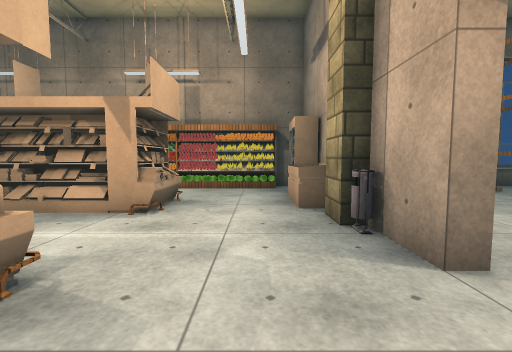
view 1 (above)

22 first-person views from a walk through a Unity game level. The camera is 1.2 m above the floor, tilts 4° down and sees 90° across. The floor is counted in squares, 1 m on a side. Each view is taken from the middle of a square. On the plan, view 1 faces up. The plan holds only what a view shows up to about 12 squares ahead; the rest is blank. The place goes on beyond the plan. The player is left out. Some animated figures are not drawn. Door leaves are left out, so doorways stand open. Some surface patterns are stand-ins.

view 2
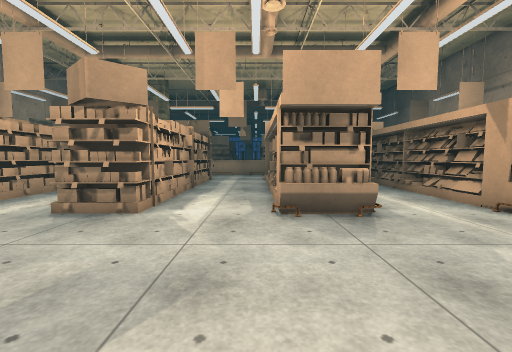

view 3
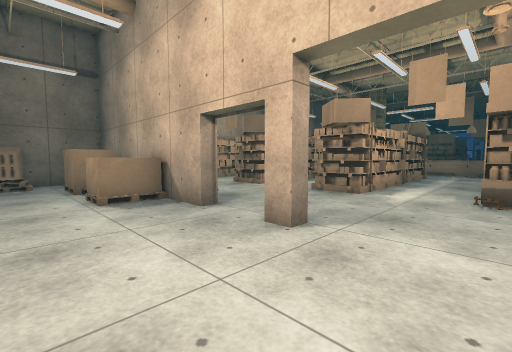

view 4
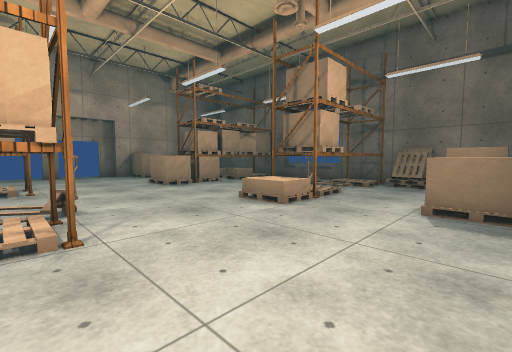

view 5
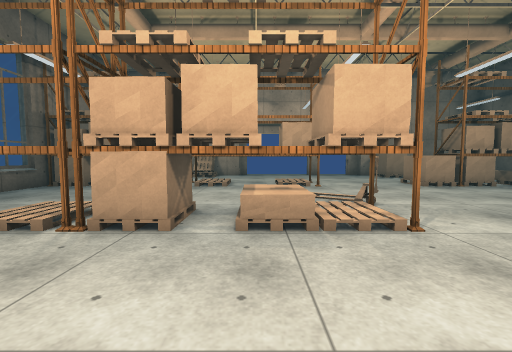

view 6
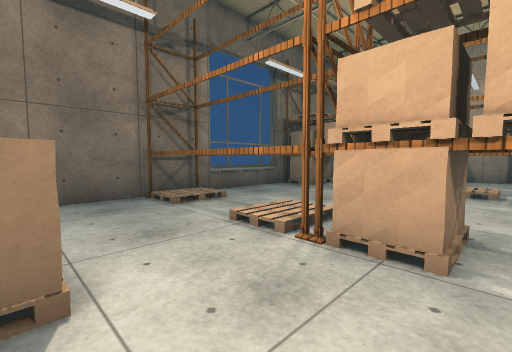

view 7
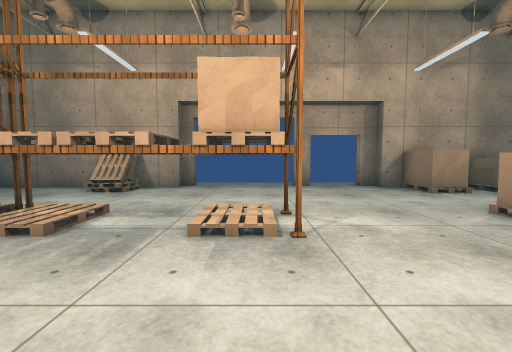

view 8
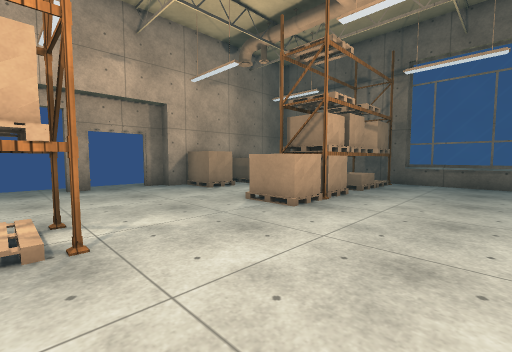

view 9
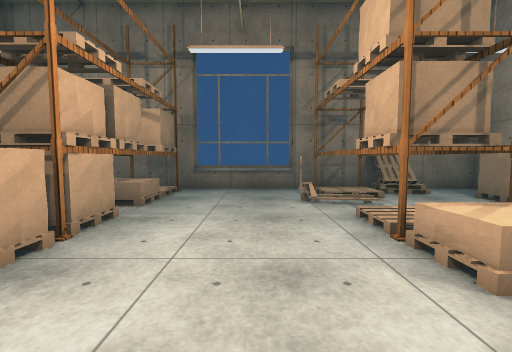

view 10
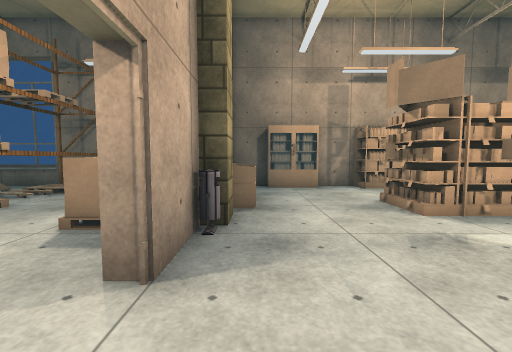

view 11
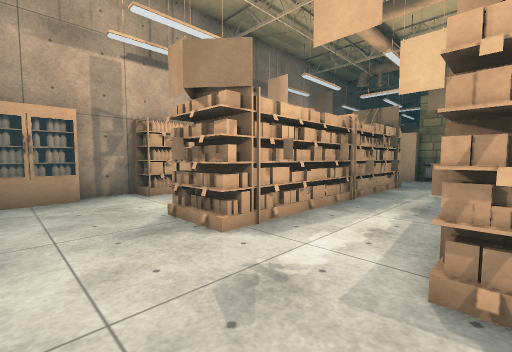

view 12
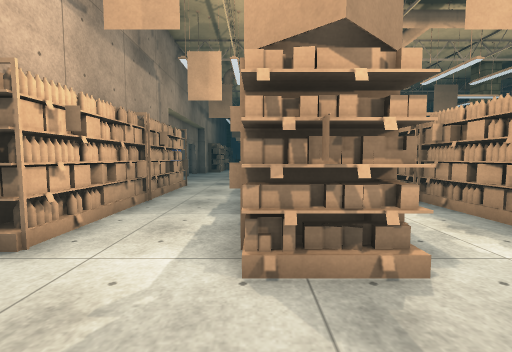

view 13
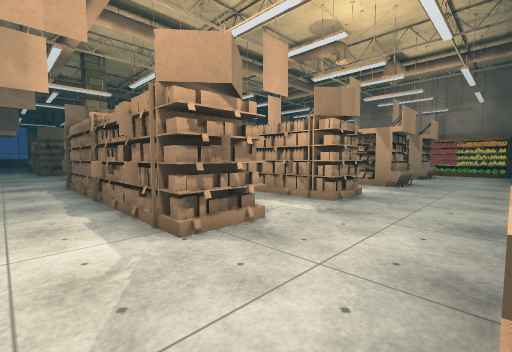

view 14
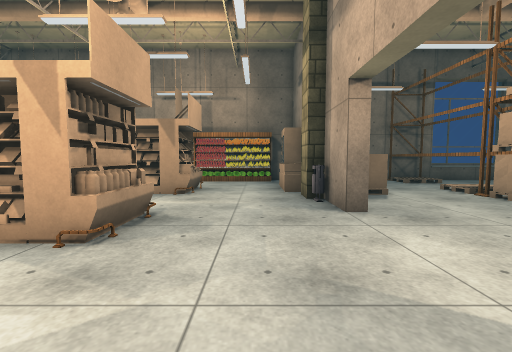

view 15
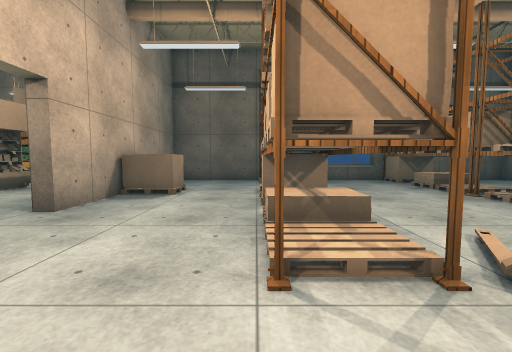

view 16
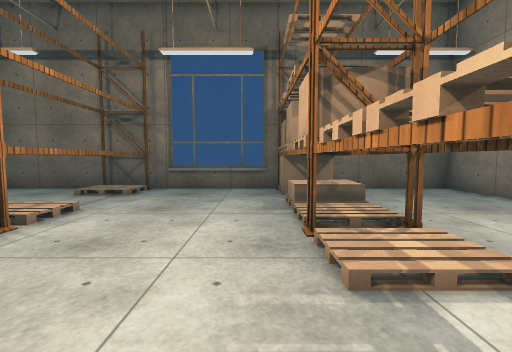

view 17
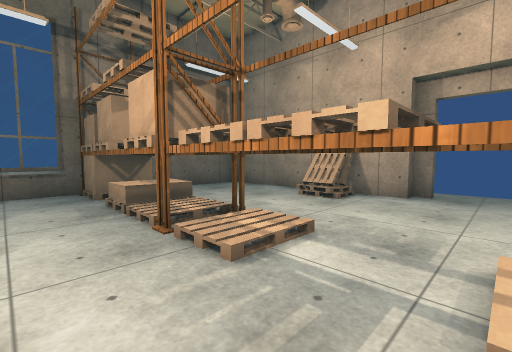

view 18
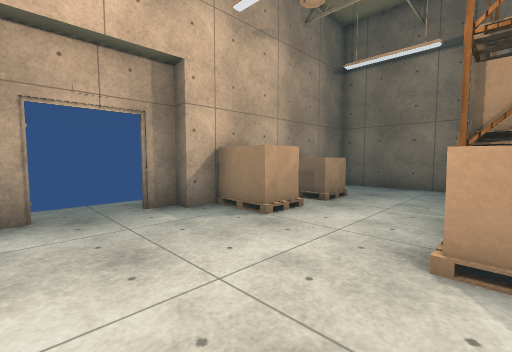

view 19
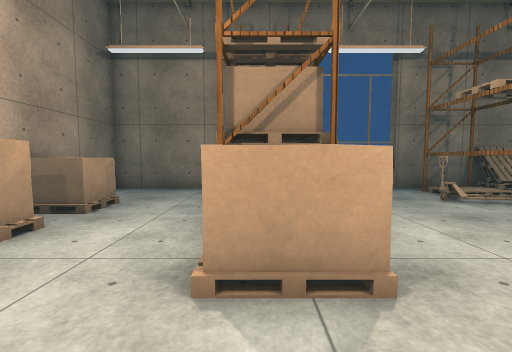

view 20
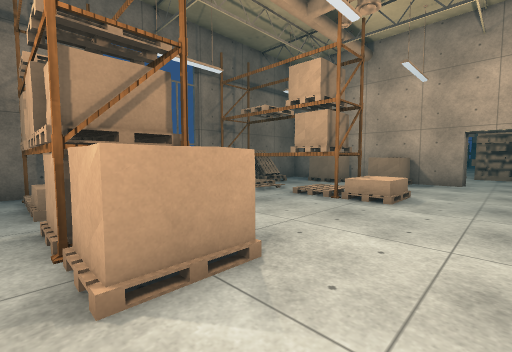

view 21
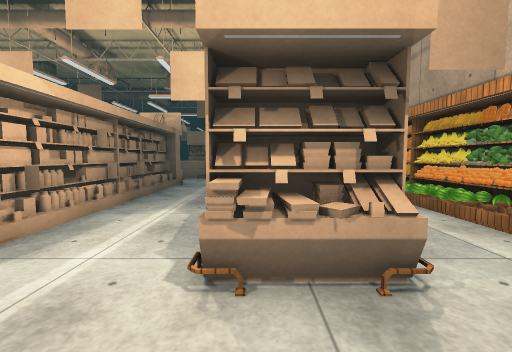

view 22
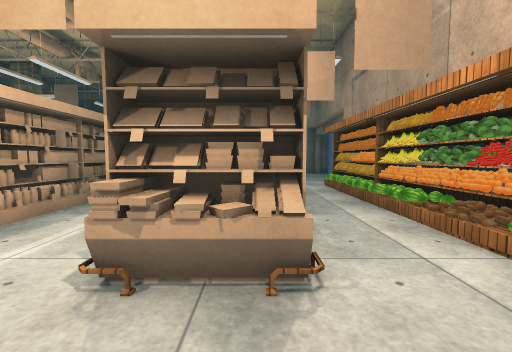

### Floor plan
Points are (right, up) in squares from view 1. A wall is a line through its corners. A room is listed if a view was taken in it or the views show most of it. See-through windows are left out.
Room 1 (views 1, 10, 11, 12, 13, 14, 21, 22)
walls: (2, 2.7) (2, 3.5); (2, -5.5) (2, -4.4); (2, 7.2) (2, 8.5); (-3.2, -13) (-1.6, -13); (0.5, -13) (2, -13)
ways out: open door at (1.7, -3.7) to room 2; open door at (2, 0.5) to room 2
objects: other object (-10, -12) to (-7, -12); other object (-10, -9) to (-7, -9); other object (-10, -8) to (-7, -7); other object (-10, -3) to (-7, -3); other object (-10, 1) to (-7, 1); other object (-10, 2) to (-7, 2); other object (-10, 6) to (-7, 6); shelf (-10, 10) to (-8, 10); other object (-10, 11); other object (-9, -4) to (-7, -4); other object (-8, 11); other object (-7, 10); other object (-6, -12) to (-3, -12); other object (-6, -9) to (-4, -9); other object (-6, -8) to (-4, -7); other object (-6, -5) to (-4, -4); other object (-6, -3) to (-4, -2); other object (-6, 1) to (-4, 1); other object (-6, 2) to (-4, 2); other object (-6, 6) to (-4, 6); other object (-6, 10); other object (-6, 11); shelf (-5, 10); other object (-5, 11); shelf (-4, 10); shelf (-4, 11); other object (-3, -9) to (-2, -7); other object (-3, -4) to (-3, -3); other object (-3, 1) to (-2, 2); other object (-3, 6) to (-2, 7); other object (-1, -13) to (0, -12); other object (1, -10) to (2, -8); other object (1, 6) to (1, 8); other object (1, 9) to (2, 9); column (2, -7); bin (2, -6); bin (2, 4); column (2, 5)
Room 2 (views 2, 3, 4, 5, 6, 7, 8, 9, 15, 16, 17, 18, 19, 20)
walls: (21, -2.4) (21, -1.6); (20.5, 3.1) (20.5, 11) (16, 11); (2.5, -1.6) (2.5, -2.4); (21, 2.6) (21, 3.1); (21, -5.2) (21, -4.2); (2.5, -4.4) (2.5, -5.5); (2.5, 3.5) (2.5, 2.7); (2.5, -7.4) (2.5, -13) (20.5, -13) (20.5, -5.2); (14.5, 11) (3.1, 11); (2.5, 8.4) (2.5, 5.4)
ways out: open door at (1.7, -3.7) to room 1; open door at (2, 0.5) to room 1; open door at (21, -3.5); open door at (21, 0.5)
objects: other object (3, -11) to (4, -9); other object (3, -7) to (4, -6); other object (3, 5) to (4, 6); other object (6, -12); shelf (7, -12) to (9, -9); other object (7, -8) to (9, -8); shelf (7, -7) to (9, -7); other object (7, 0) to (9, 1); shelf (7, 1) to (7, 2); other object (7, 2) to (9, 3); other object (7, 3) to (9, 4); shelf (7, 5) to (9, 5); shelf (7, 6) to (9, 11); other object (8, -6) to (9, -5); shelf (8, -1) to (9, -1); other object (8, 0); other object (8, 4); shelf (9, 1) to (9, 2); other object (10, -10); other object (10, -1); shelf (14, -12) to (15, -12); other object (14, -11) to (15, -10); shelf (14, -10); other object (14, -9); other object (14, -8) to (15, -8); shelf (14, -7) to (15, -7); other object (14, -6) to (15, -5); shelf (14, -1) to (15, -1); other object (14, 0) to (15, 1); shelf (14, 1); other object (14, 2) to (15, 2); other object (14, 3) to (15, 4); shelf (14, 5) to (15, 5); other object (14, 6); shelf (14, 7); other object (14, 8) to (15, 8); other object (14, 9) to (15, 9); other object (14, 10) to (15, 10); other object (15, -9); other object (15, 6); other object (15, 7); other object (19, -10) to (20, -9); other object (19, -7) to (20, -6); other object (20, 5) to (20, 6)

Where each view was taken, in squares from view 1:
view 1: 0 up, 0 right, facing up
view 2: 0 up, 3 right, facing left
view 3: 1 up, 6 right, facing down-left
view 4: 0 up, 3 right, facing down-right
view 5: 2 up, 3 right, facing right
view 6: 3 up, 4 right, facing up-right
view 7: 0 up, 10 right, facing right
view 8: 0 up, 10 right, facing down-right
view 9: 3 down, 11 right, facing down
view 10: 2 down, 1 right, facing down
view 11: 4 down, 0 right, facing down-left
view 12: 9 down, 0 right, facing left
view 13: 11 down, 1 right, facing up-left
view 14: 3 down, 0 right, facing up
view 15: 3 down, 7 right, facing up
view 16: 1 up, 13 right, facing up
view 17: 1 up, 12 right, facing up-right
view 18: 2 down, 15 right, facing down-right
view 19: 3 down, 15 right, facing down
view 20: 3 down, 16 right, facing down-left
view 21: 6 up, 0 right, facing left
view 22: 7 up, 0 right, facing left
